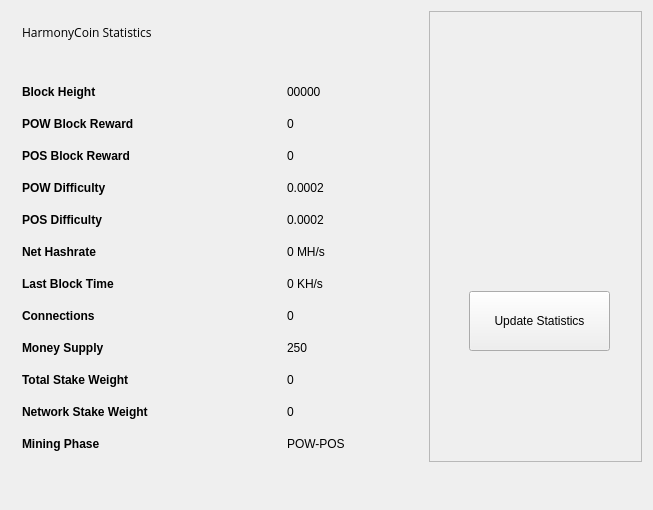
<?xml version="1.0" encoding="UTF-8"?>
<ui version="4.0">
 <class>StatisticsPage</class>
 <widget class="QWidget" name="StatisticsPage">
  <property name="windowModality">
   <enum>Qt::NonModal</enum>
  </property>
  <property name="geometry">
   <rect>
    <x>0</x>
    <y>0</y>
    <width>653</width>
    <height>510</height>
   </rect>
  </property>
  <property name="windowTitle">
   <string>Digging</string>
  </property>
  <property name="styleSheet">
   <string notr="true">font-family:'Open Sans, sans-serif';</string>
  </property>
  <layout class="QGridLayout" name="gridLayout">
   <property name="sizeConstraint">
    <enum>QLayout::SetMaximumSize</enum>
   </property>
   <item row="0" column="1">
    <widget class="QFrame" name="frame">
     <property name="minimumSize">
      <size>
       <width>213</width>
       <height>0</height>
      </size>
     </property>
     <property name="frameShape">
      <enum>QFrame::StyledPanel</enum>
     </property>
     <property name="frameShadow">
      <enum>QFrame::Raised</enum>
     </property>
     <widget class="QPushButton" name="startButton">
      <property name="geometry">
       <rect>
        <x>40</x>
        <y>280</y>
        <width>141</width>
        <height>60</height>
       </rect>
      </property>
      <property name="sizePolicy">
       <sizepolicy hsizetype="Fixed" vsizetype="Fixed">
        <horstretch>0</horstretch>
        <verstretch>0</verstretch>
       </sizepolicy>
      </property>
      <property name="minimumSize">
       <size>
        <width>120</width>
        <height>60</height>
       </size>
      </property>
      <property name="autoFillBackground">
       <bool>false</bool>
      </property>
      <property name="styleSheet">
       <string notr="true"/>
      </property>
      <property name="text">
       <string>Update Statistics</string>
      </property>
     </widget>
     <widget class="QLabel" name="label">
      <property name="geometry">
       <rect>
        <x>10</x>
        <y>10</y>
        <width>191</width>
        <height>191</height>
       </rect>
      </property>
      <property name="text">
       <string/>
      </property>
      <property name="pixmap">
       <pixmap resource="../bitcoin.qrc">:/icons/coinbg</pixmap>
      </property>
      <property name="scaledContents">
       <bool>true</bool>
      </property>
     </widget>
    </widget>
   </item>
   <item row="0" column="0">
    <widget class="QFrame" name="gridFrame_2">
     <layout class="QGridLayout" name="gridLayout_4">
      <item row="3" column="0">
       <layout class="QFormLayout" name="formLayout_2">
        <property name="fieldGrowthPolicy">
         <enum>QFormLayout::FieldsStayAtSizeHint</enum>
        </property>
        <property name="horizontalSpacing">
         <number>139</number>
        </property>
        <property name="verticalSpacing">
         <number>18</number>
        </property>
        <property name="rightMargin">
         <number>0</number>
        </property>
        <item row="1" column="0">
         <widget class="QLabel" name="label_14">
          <property name="text">
           <string>&lt;html&gt;&lt;head/&gt;&lt;body&gt;&lt;p&gt;&lt;span style=&quot; font-weight:600;&quot;&gt;Block Height&lt;/span&gt;&lt;/p&gt;&lt;/body&gt;&lt;/html&gt;</string>
          </property>
         </widget>
        </item>
        <item row="1" column="1">
         <widget class="QLabel" name="heightBox">
          <property name="text">
           <string>00000</string>
          </property>
         </widget>
        </item>
        <item row="2" column="0">
         <widget class="QLabel" name="label_12">
          <property name="text">
           <string>&lt;html&gt;&lt;head/&gt;&lt;body&gt;&lt;p&gt;&lt;span style=&quot; font-weight:600;&quot;&gt;POW Block Reward&lt;/span&gt;&lt;/p&gt;&lt;/body&gt;&lt;/html&gt;</string>
          </property>
         </widget>
        </item>
        <item row="2" column="1">
         <widget class="QLabel" name="rewardBox">
          <property name="text">
           <string>0</string>
          </property>
         </widget>
        </item>
        <item row="3" column="0">
         <widget class="QLabel" name="label_17">
          <property name="text">
           <string>&lt;html&gt;&lt;head/&gt;&lt;body&gt;&lt;p&gt;&lt;span style=&quot; font-weight:600;&quot;&gt;POS Block Reward&lt;/span&gt;&lt;/p&gt;&lt;/body&gt;&lt;/html&gt;</string>
          </property>
         </widget>
        </item>
        <item row="3" column="1">
         <widget class="QLabel" name="posrewardBox">
          <property name="text">
           <string>0</string>
          </property>
         </widget>
        </item>
        <item row="4" column="0">
         <widget class="QLabel" name="label_13">
          <property name="text">
           <string>&lt;html&gt;&lt;head/&gt;&lt;body&gt;&lt;p&gt;&lt;span style=&quot; font-weight:600;&quot;&gt;POW Difficulty&lt;/span&gt;&lt;/p&gt;&lt;/body&gt;&lt;/html&gt;</string>
          </property>
         </widget>
        </item>
        <item row="4" column="1">
         <widget class="QLabel" name="diffBox">
          <property name="text">
           <string>0.0002</string>
          </property>
         </widget>
        </item>
        <item row="5" column="0">
         <widget class="QLabel" name="label_9">
          <property name="text">
           <string>&lt;html&gt;&lt;head/&gt;&lt;body&gt;&lt;p&gt;&lt;span style=&quot; font-weight:600;&quot;&gt;POS Difficulty&lt;/span&gt;&lt;/p&gt;&lt;/body&gt;&lt;/html&gt;</string>
          </property>
         </widget>
        </item>
        <item row="5" column="1">
         <widget class="QLabel" name="diffBox2">
          <property name="text">
           <string>0.0002</string>
          </property>
         </widget>
        </item>
        <item row="6" column="1">
         <widget class="QLabel" name="pawrateBox">
          <property name="text">
           <string>0 MH/s</string>
          </property>
         </widget>
        </item>
        <item row="7" column="0">
         <widget class="QLabel" name="label3_2">
          <property name="sizePolicy">
           <sizepolicy hsizetype="Preferred" vsizetype="Maximum">
            <horstretch>0</horstretch>
            <verstretch>0</verstretch>
           </sizepolicy>
          </property>
          <property name="text">
           <string>&lt;html&gt;&lt;head/&gt;&lt;body&gt;&lt;p&gt;&lt;span style=&quot; font-weight:600;&quot;&gt;Last Block Time&lt;/span&gt;&lt;/p&gt;&lt;/body&gt;&lt;/html&gt;</string>
          </property>
         </widget>
        </item>
        <item row="7" column="1">
         <widget class="QLabel" name="localBox">
          <property name="text">
           <string>0 KH/s</string>
          </property>
         </widget>
        </item>
        <item row="8" column="0">
         <widget class="QLabel" name="label1_2">
          <property name="text">
           <string>&lt;html&gt;&lt;head/&gt;&lt;body&gt;&lt;p&gt;&lt;span style=&quot; font-weight:600;&quot;&gt;Connections&lt;/span&gt;&lt;/p&gt;&lt;/body&gt;&lt;/html&gt;</string>
          </property>
         </widget>
        </item>
        <item row="8" column="1">
         <widget class="QLabel" name="connectionBox">
          <property name="text">
           <string>0</string>
          </property>
         </widget>
        </item>
        <item row="9" column="0">
         <widget class="QLabel" name="label_8">
          <property name="text">
           <string>&lt;html&gt;&lt;head/&gt;&lt;body&gt;&lt;p&gt;&lt;span style=&quot; font-weight:600;&quot;&gt;Money Supply&lt;/span&gt;&lt;/p&gt;&lt;/body&gt;&lt;/html&gt;</string>
          </property>
         </widget>
        </item>
        <item row="9" column="1">
         <widget class="QLabel" name="volumeBox">
          <property name="text">
           <string>250</string>
          </property>
         </widget>
        </item>
        <item row="10" column="0">
         <widget class="QLabel" name="label_10">
          <property name="text">
           <string>&lt;html&gt;&lt;head/&gt;&lt;body&gt;&lt;p&gt;&lt;span style=&quot; font-weight:600;&quot;&gt;Total Stake Weight&lt;/span&gt;&lt;/p&gt;&lt;/body&gt;&lt;/html&gt;</string>
          </property>
         </widget>
        </item>
        <item row="10" column="1">
         <widget class="QLabel" name="minBox">
          <property name="text">
           <string>0</string>
          </property>
         </widget>
        </item>
        <item row="11" column="0">
         <widget class="QLabel" name="label_11">
          <property name="text">
           <string>&lt;html&gt;&lt;head/&gt;&lt;body&gt;&lt;p&gt;&lt;span style=&quot; font-weight:600;&quot;&gt;Network Stake Weight&lt;/span&gt;&lt;/p&gt;&lt;/body&gt;&lt;/html&gt;</string>
          </property>
         </widget>
        </item>
        <item row="11" column="1">
         <widget class="QLabel" name="maxBox">
          <property name="text">
           <string>0</string>
          </property>
         </widget>
        </item>
        <item row="12" column="0">
         <widget class="QLabel" name="label_15">
          <property name="text">
           <string>&lt;html&gt;&lt;head/&gt;&lt;body&gt;&lt;p&gt;&lt;span style=&quot; font-weight:600;&quot;&gt;Mining Phase&lt;/span&gt;&lt;/p&gt;&lt;/body&gt;&lt;/html&gt;</string>
          </property>
         </widget>
        </item>
        <item row="12" column="1">
         <widget class="QLabel" name="cBox">
          <property name="text">
           <string>POW-POS</string>
          </property>
         </widget>
        </item>
        <item row="6" column="0">
         <widget class="QLabel" name="label_16">
          <property name="text">
           <string>&lt;html&gt;&lt;head/&gt;&lt;body&gt;&lt;p&gt;&lt;span style=&quot; font-weight:600;&quot;&gt;Net Hashrate&lt;/span&gt;&lt;/p&gt;&lt;/body&gt;&lt;/html&gt;</string>
          </property>
         </widget>
        </item>
       </layout>
      </item>
      <item row="1" column="0">
       <layout class="QHBoxLayout" name="horizontalLayout_4">
        <property name="spacing">
         <number>7</number>
        </property>
        <item>
         <widget class="QLabel" name="label_5">
          <property name="font">
           <font>
            <family>Open Sans, sans-serif</family>
           </font>
          </property>
          <property name="text">
           <string>HarmonyCoin Statistics</string>
          </property>
         </widget>
        </item>
        <item>
         <spacer name="horizontalSpacer_2">
          <property name="orientation">
           <enum>Qt::Horizontal</enum>
          </property>
          <property name="sizeHint" stdset="0">
           <size>
            <width>40</width>
            <height>20</height>
           </size>
          </property>
         </spacer>
        </item>
       </layout>
      </item>
      <item row="2" column="0">
       <spacer name="verticalSpacer_2">
        <property name="orientation">
         <enum>Qt::Vertical</enum>
        </property>
        <property name="sizeHint" stdset="0">
         <size>
          <width>20</width>
          <height>40</height>
         </size>
        </property>
       </spacer>
      </item>
     </layout>
    </widget>
   </item>
   <item row="1" column="0">
    <spacer name="verticalSpacer">
     <property name="orientation">
      <enum>Qt::Vertical</enum>
     </property>
     <property name="sizeHint" stdset="0">
      <size>
       <width>20</width>
       <height>40</height>
      </size>
     </property>
    </spacer>
   </item>
  </layout>
 </widget>
 <layoutdefault spacing="6" margin="11"/>
 <resources>
  <include location="../bitcoin.qrc"/>
 </resources>
 <connections/>
</ui>
